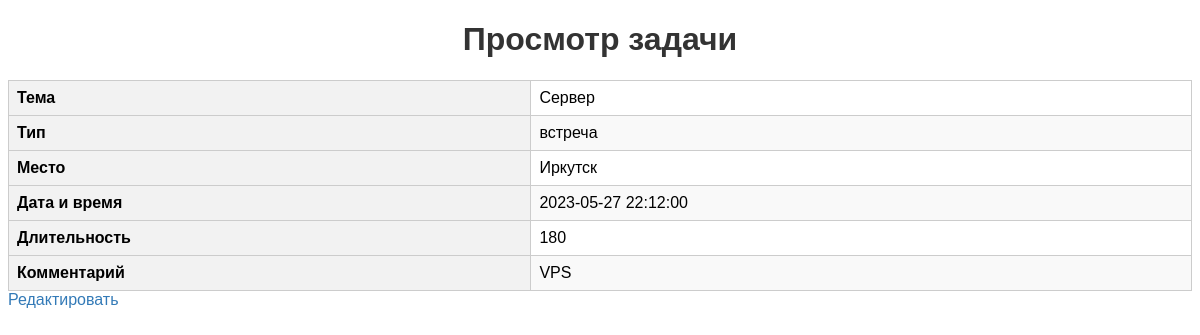
/index.php?action=show&id=3 (signed in), run on the app's committed database.
### tables this page shows
CREATE TABLE `tasks` (
  `id` int UNSIGNED NOT NULL,
  `topic` varchar(255) NOT NULL,
  `type` enum('встреча','звонок','совещание','дело') NOT NULL,
  `location` varchar(255) DEFAULT NULL,
  `date_time` datetime NOT NULL,
  `duration` int DEFAULT NULL,
  `comment` text,
  `status` enum('текущая задача','просроченная','готово') NOT NULL DEFAULT 'текущая задача'
);

### controllers/TaskController.php (called while the page is built, shortened)
<?php
require_once 'models/TaskModel.php';
class TaskController
{
    public function show($id)
    {
        $task = TaskModel::getTask($id);
        include 'views/task/show.php';
    }
}

### models/TaskModel.php (called while the page is built, shortened)
<?php
class TaskModel
{
    public static function getTask($id)
    {
        global $pdo;
        $stmt = $pdo->prepare('SELECT * FROM tasks WHERE id = ?');
        $stmt->execute([$id]);
        return $stmt->fetch(PDO::FETCH_ASSOC);
    }
}

### views/task/show.php (the view, shortened to what this page needs)
<!DOCTYPE html>
<html>
<head>
</head>
<body>
    <h1>Просмотр задачи</h1>
    <table>
        <tr>
            <th>Тема</th>
            <td><?= $task['topic'] ?></td>
        </tr>
        <tr>
            <th>Тип</th>
            <td><?= $task['type'] ?></td>
        </tr>
        <tr>
            <th>Место</th>
            <td><?= $task['location'] ?></td>
        </tr>
        <tr>
            <th>Дата и время</th>
            <td><?= $task['date_time'] ?></td>
        </tr>
        <tr>
            <th>Длительность</th>
            <td><?= $task['duration'] ?></td>
        </tr>
        <tr>
            <th>Комментарий</th>
            <td><?= $task['comment'] ?></td>
        </tr>
    </table>
    <a href="index.php?action=edit&id=<?= $task['id'] ?>">Редактировать</a>
</body>
</html>

### views/task/show.php (style rules this page uses)
body { font-family: Arial, sans-serif; }
h1 { color: #333; text-align: center; }
table { width: 100%; border-collapse: collapse; margin-top: 20px; }
th, td { padding: 8px; border: 1px solid #ccc; }
th { background-color: #f2f2f2; font-weight: bold; text-align: left; }
tr:nth-child(even) { background-color: #f9f9f9; }
a { color: #337ab7; text-decoration: none; margin-right: 10px; }

### data on the page
tasks: topic "Сервер", type "встреча", location "Иркутск", date_time "2023-05-27 22:12:00", duration "180", comment "VPS"
